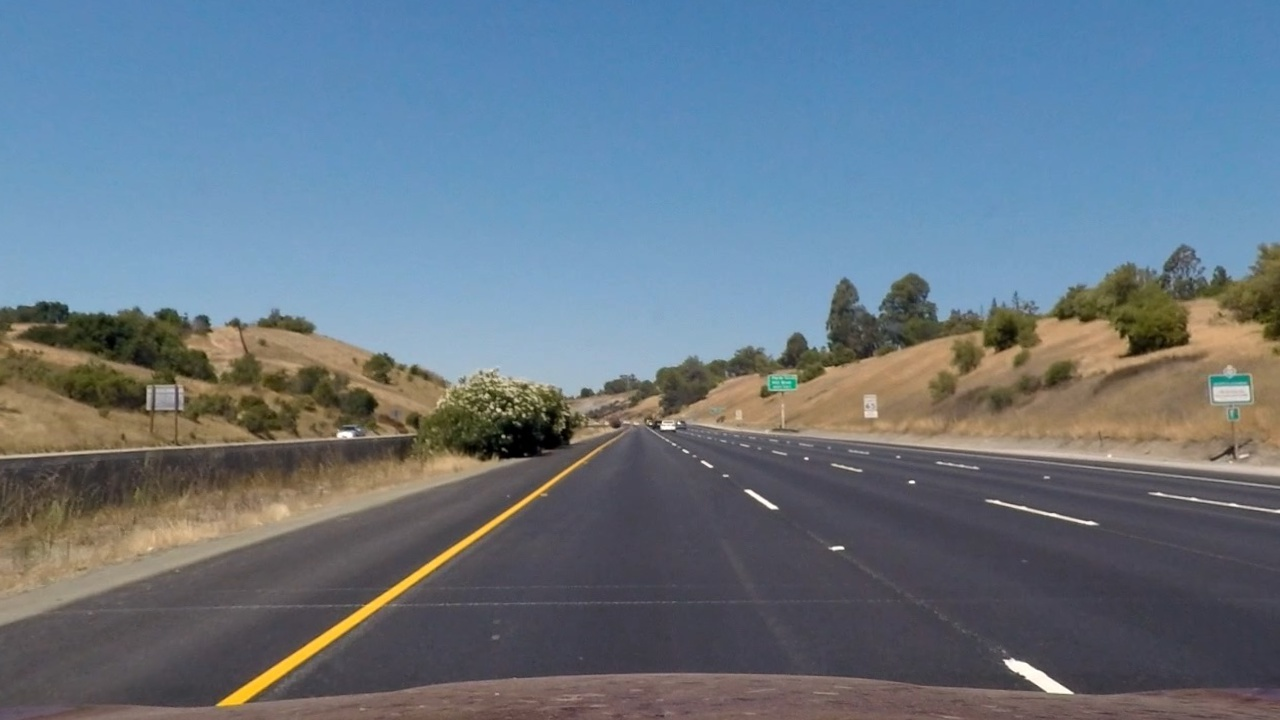
#> input picture test_images/undistorted_straight_lines1.jpg, 1280 x 720 px; its folder holds only this picture in this run
$ python rgb_to_hls.py
#> lines starting #> are read from the running program, lines starting #| are printed output that depends on the picture; after the words box and inside, x2 and y2 are one past the last pixel; in counts of white or black regions, pixels touching at a corner belong together
import matplotlib.pyplot as plt
import matplotlib.image as mpimg
import numpy as np
import cv2
import glob
from matplotlib.pyplot import savefig

# Read in an image, you can also try test1.jpg or test4.jpg
images = glob.glob('test_images/*')

# Define a function that thresholds the S-channel of HLS
# Use exclusive lower bound (>) and inclusive upper (<=)
def hls_select(img, thresh=(0, 255)):
    # 1) Convert to HLS color space
    hls = cv2.cvtColor(img, cv2.COLOR_RGB2HLS)
    # 2) Apply a threshold to the S channel
    s_channel = hls[:,:,2]
    binary_output = np.zeros_like(s_channel)
    binary_output[(s_channel > thresh[0]) & (s_channel <= thresh[1])] = 1
    # 3) Return a binary image of threshold result
    return binary_output

for idx, fname in enumerate(images):
    image = cv2.imread(fname)
#> image is the input picture: shape (720, 1280, 3); mean B, G, R 131.6, 118.3, 103.6
    hls_binary = hls_select(image, thresh=(180, 255))
#> in hls_select, `s_channel = hls[:,:,2]`:
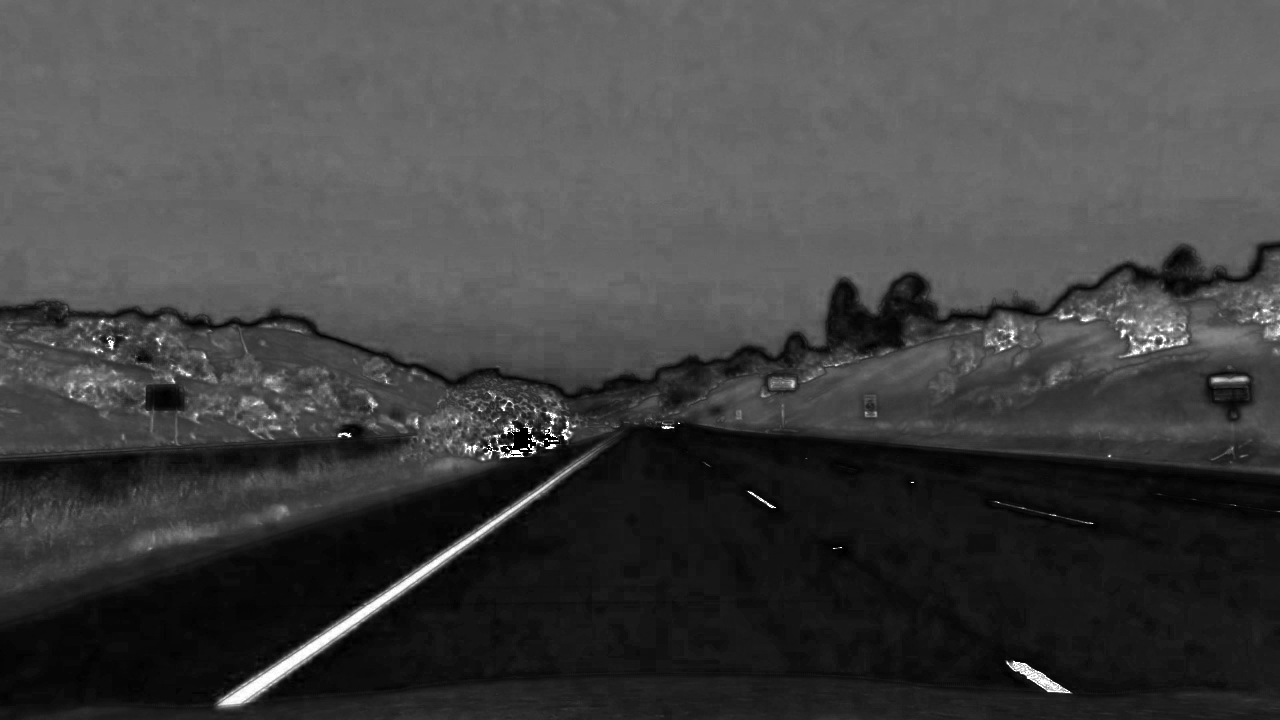
#> s_channel: shape (720, 1280); min 0, max 255, mean 66.5
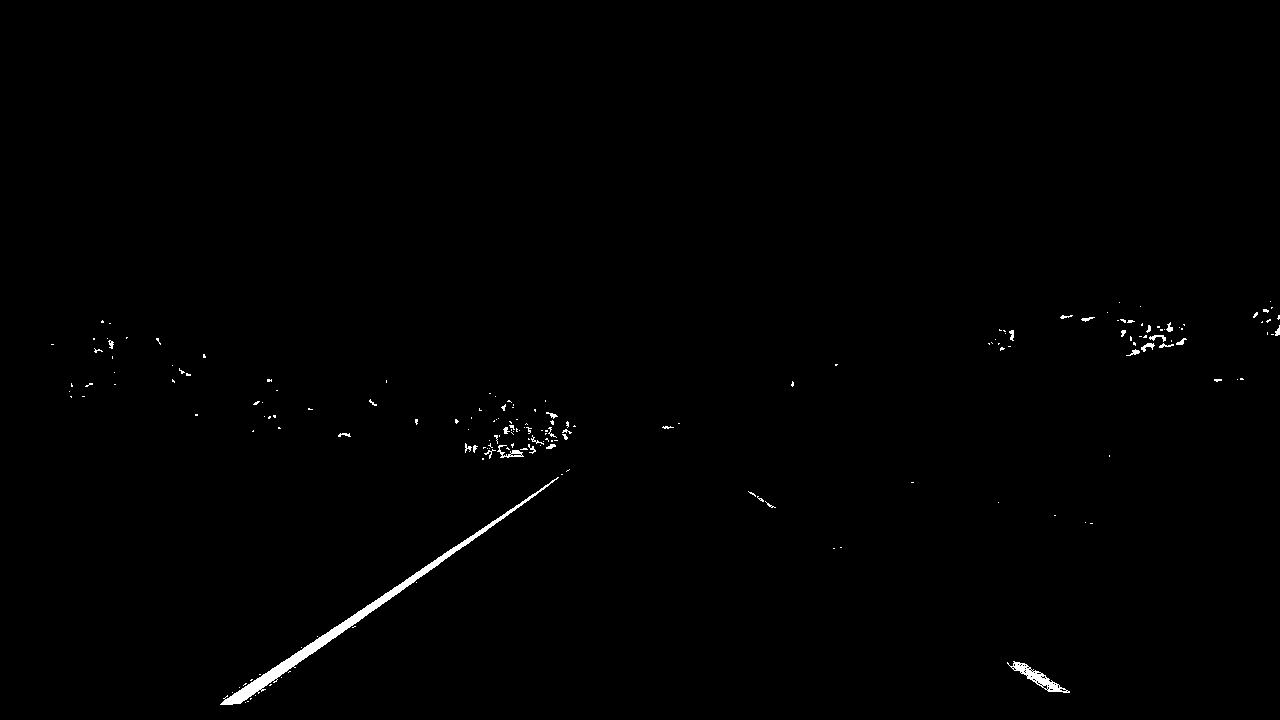
#> hls_binary: shape (720, 1280); values 0 (black) and 1 (white), 0.55% white; 184 white regions (154 under 20 px), largest, box (x1, y1, x2, y2) and area: (220, 477, 559, 705) 2799, (1007, 661, 1070, 693) 511, (497, 445, 524, 458) 123

    # Plot the result
    f, (ax1, ax2) = plt.subplots(1, 2, figsize=(24, 9))
    f.tight_layout()
    ax1.imshow(image)
    ax1.set_title('Original Image', fontsize=50)
    ax2.imshow(hls_binary, cmap='gray')
    ax2.set_title('Thresholded S', fontsize=50)
    plt.subplots_adjust(left=0., right=1, top=0.9, bottom=0.)
    name = 'output_images/hls_image' + str(idx) + 'png'
    savefig(name)
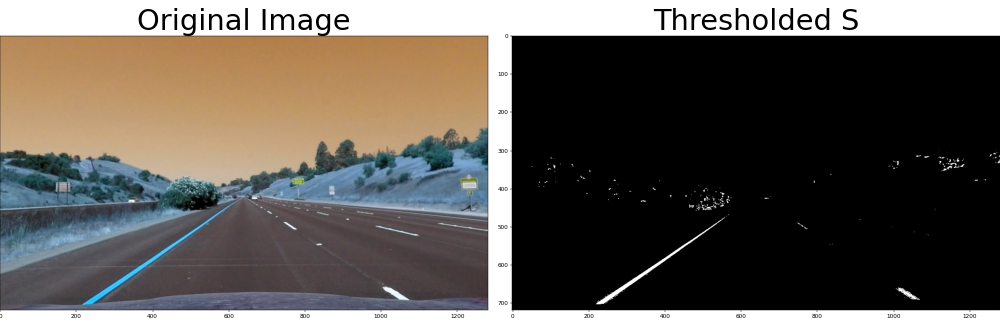
#> figure drawn by matplotlib, 2 panels; B, G, R data is drawn as R, G, B

$ run again, on test_images/undistorted_test3.jpg
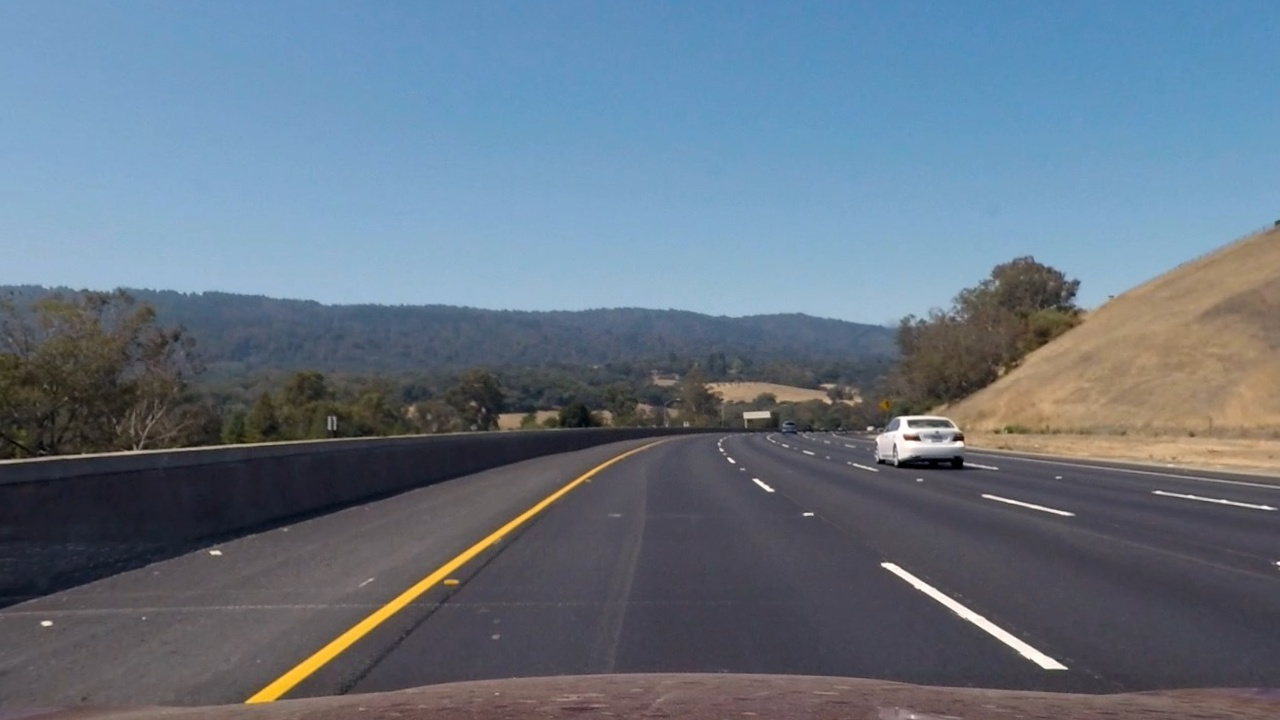
#> input picture test_images/undistorted_test3.jpg, 1280 x 720 px
#> image is the input picture: shape (720, 1280, 3); mean B, G, R 131.2, 115.9, 101.5
#> hls: shape (720, 1280, 3); mean of channels 0, 1, 2 70.6, 116.1, 61.6
#> `hls_binary = hls_select(image, thresh=(180, 255))`:
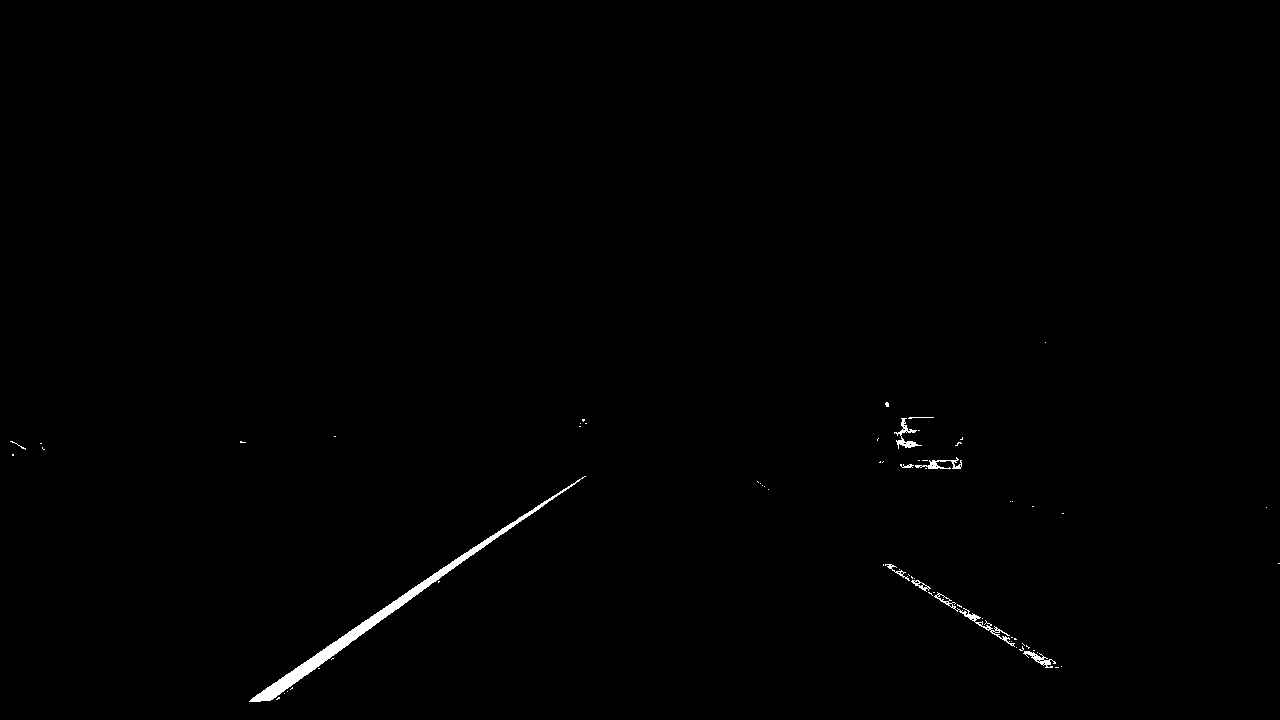
#> hls_binary: shape (720, 1280); values 0 (black) and 1 (white), 0.47% white; 68 white regions (58 under 20 px), largest, box (x1, y1, x2, y2) and area: (249, 476, 586, 702) 2974, (934, 592, 1015, 647) 355, (894, 418, 922, 449) 233
#> `savefig(name)`:
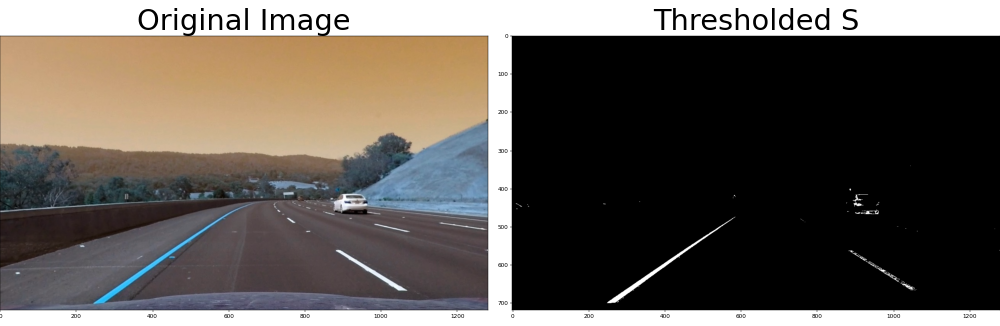
#> figure drawn by matplotlib, 2 panels; B, G, R data is drawn as R, G, B

$ run again, on test_images/undistorted_test4.jpg
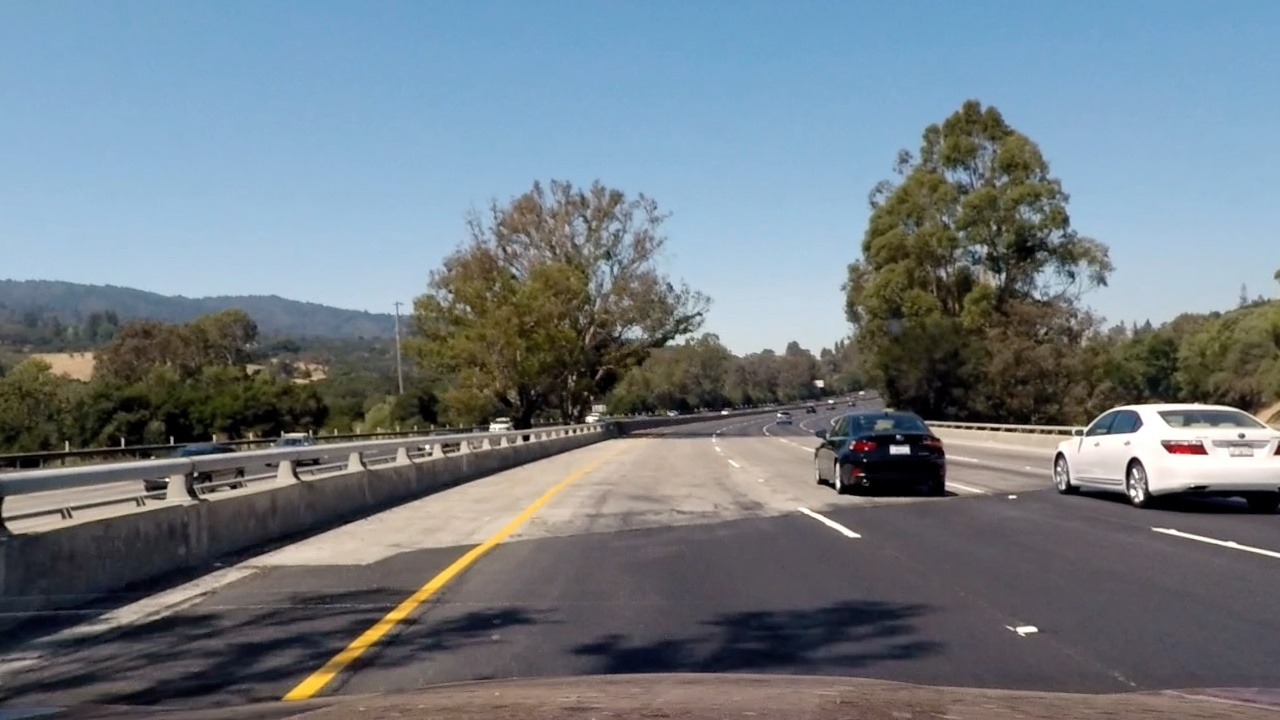
#> input picture test_images/undistorted_test4.jpg, 1280 x 720 px
#> image is the input picture: shape (720, 1280, 3); mean B, G, R 131, 123.1, 112.8
#> hls: shape (720, 1280, 3); mean of channels 0, 1, 2 70.1, 121.7, 71
#> `hls_binary = hls_select(image, thresh=(180, 255))`:
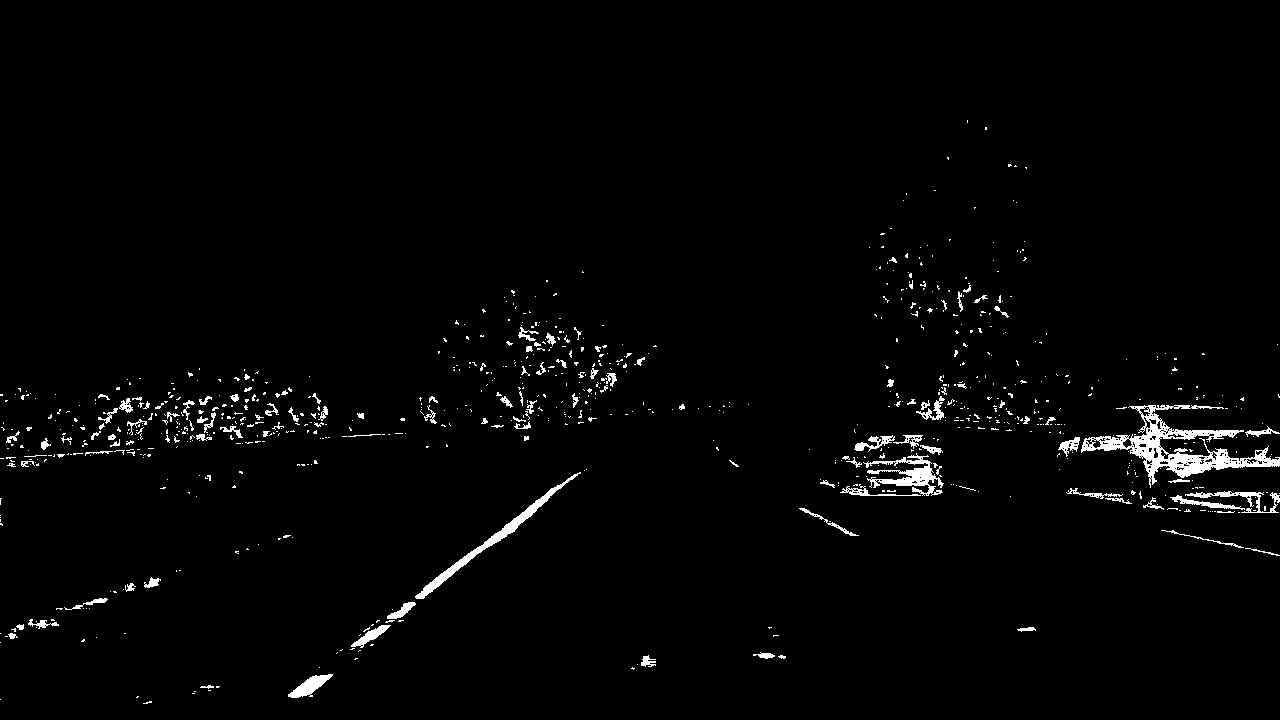
#> hls_binary: shape (720, 1280); values 0 (black) and 1 (white), 1.9% white; 825 white regions (704 under 20 px), largest, box (x1, y1, x2, y2) and area: (1081, 405, 1280, 488) 4094, (415, 472, 581, 599) 1398, (863, 453, 944, 496) 1181
#> `savefig(name)`:
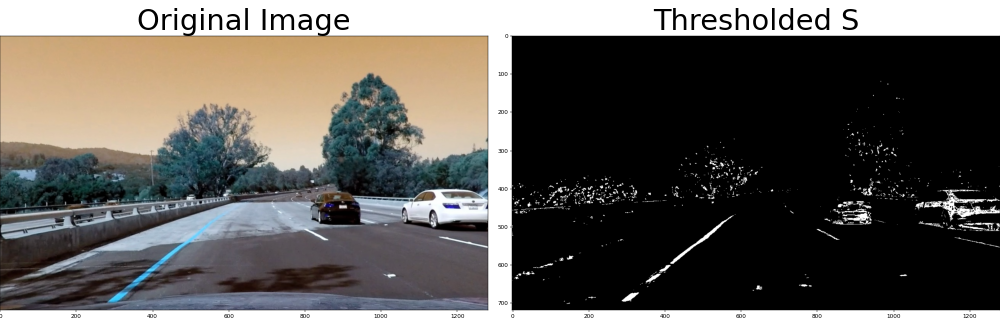
#> figure drawn by matplotlib, 2 panels; B, G, R data is drawn as R, G, B

$ run again, on test_images/undistorted_test5.jpg
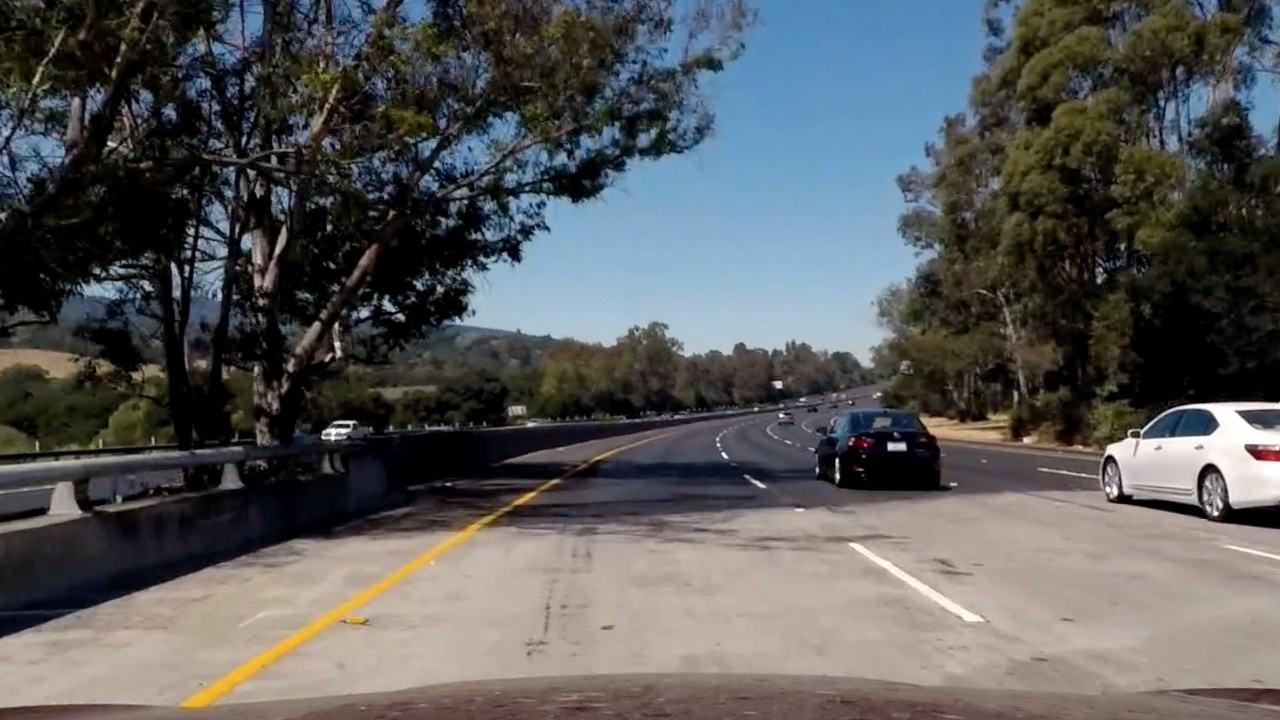
#> input picture test_images/undistorted_test5.jpg, 1280 x 720 px
#> image is the input picture: shape (720, 1280, 3); mean B, G, R 90.8, 90.6, 89.7
#> hls: shape (720, 1280, 3); mean of channels 0, 1, 2 76.7, 90.3, 67
#> `hls_binary = hls_select(image, thresh=(180, 255))`:
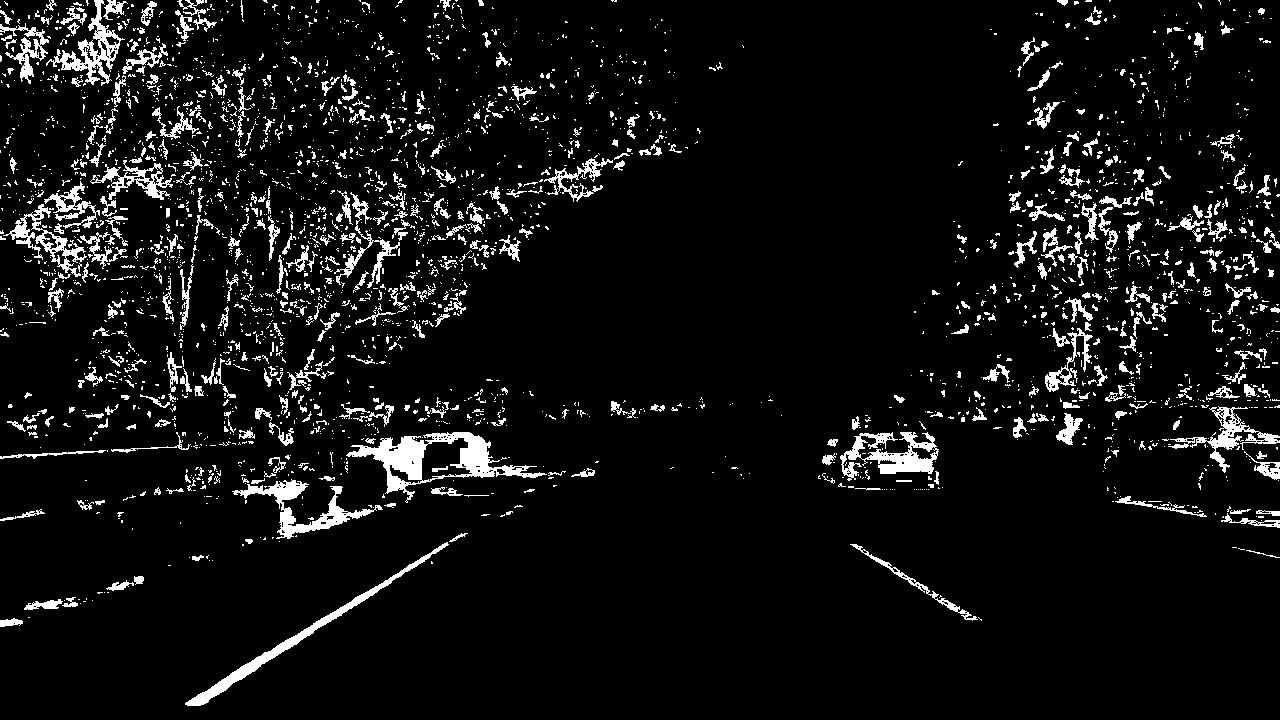
#> hls_binary: shape (720, 1280); values 0 (black) and 1 (white), 6.9% white; 3002 white regions (2475 under 20 px), largest, box (x1, y1, x2, y2) and area: (346, 432, 547, 503) 3907, (185, 542, 449, 706) 2256, (840, 432, 939, 481) 2101
#> `savefig(name)`:
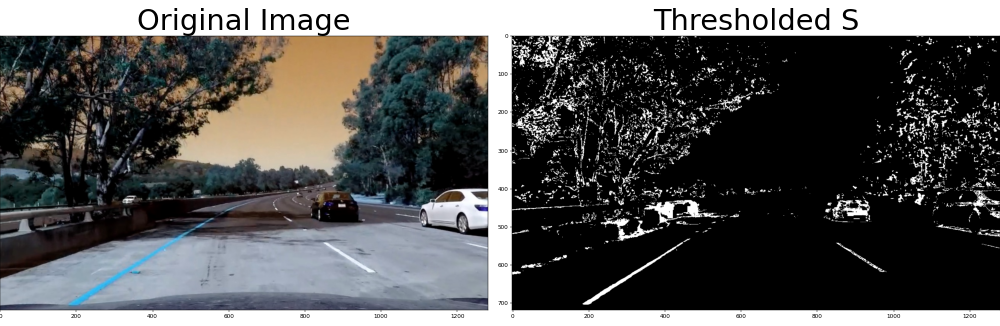
#> figure drawn by matplotlib, 2 panels; B, G, R data is drawn as R, G, B
